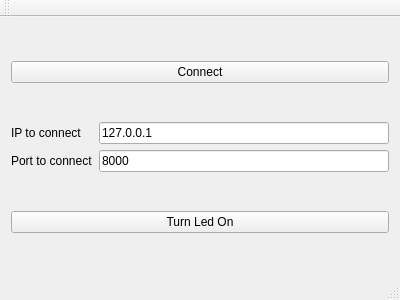
<?xml version="1.0" encoding="UTF-8"?>
<ui version="4.0">
 <class>MainWindow</class>
 <widget class="QMainWindow" name="MainWindow">
  <property name="geometry">
   <rect>
    <x>0</x>
    <y>0</y>
    <width>400</width>
    <height>300</height>
   </rect>
  </property>
  <property name="windowTitle">
   <string>MainWindow</string>
  </property>
  <widget class="QWidget" name="centralWidget">
   <layout class="QVBoxLayout" name="verticalLayout">
    <item>
     <widget class="QPushButton" name="pushButtonConnect">
      <property name="text">
       <string>Connect</string>
      </property>
     </widget>
    </item>
    <item>
     <layout class="QGridLayout" name="gridLayout">
      <item row="0" column="1">
       <widget class="QLineEdit" name="lineEditIp">
        <property name="text">
         <string>127.0.0.1</string>
        </property>
       </widget>
      </item>
      <item row="1" column="1">
       <widget class="QLineEdit" name="lineEditPort">
        <property name="text">
         <string>8000</string>
        </property>
       </widget>
      </item>
      <item row="0" column="0">
       <widget class="QLabel" name="label">
        <property name="text">
         <string>IP to connect</string>
        </property>
       </widget>
      </item>
      <item row="1" column="0">
       <widget class="QLabel" name="label_2">
        <property name="text">
         <string>Port to connect</string>
        </property>
       </widget>
      </item>
     </layout>
    </item>
    <item>
     <widget class="QPushButton" name="pushButtonTurnLedOn">
      <property name="text">
       <string>Turn Led On</string>
      </property>
     </widget>
    </item>
   </layout>
  </widget>
  <widget class="QMenuBar" name="menuBar">
   <property name="geometry">
    <rect>
     <x>0</x>
     <y>0</y>
     <width>400</width>
     <height>22</height>
    </rect>
   </property>
  </widget>
  <widget class="QToolBar" name="mainToolBar">
   <attribute name="toolBarArea">
    <enum>TopToolBarArea</enum>
   </attribute>
   <attribute name="toolBarBreak">
    <bool>false</bool>
   </attribute>
  </widget>
  <widget class="QStatusBar" name="statusBar"/>
 </widget>
 <layoutdefault spacing="6" margin="11"/>
 <resources/>
 <connections/>
</ui>
